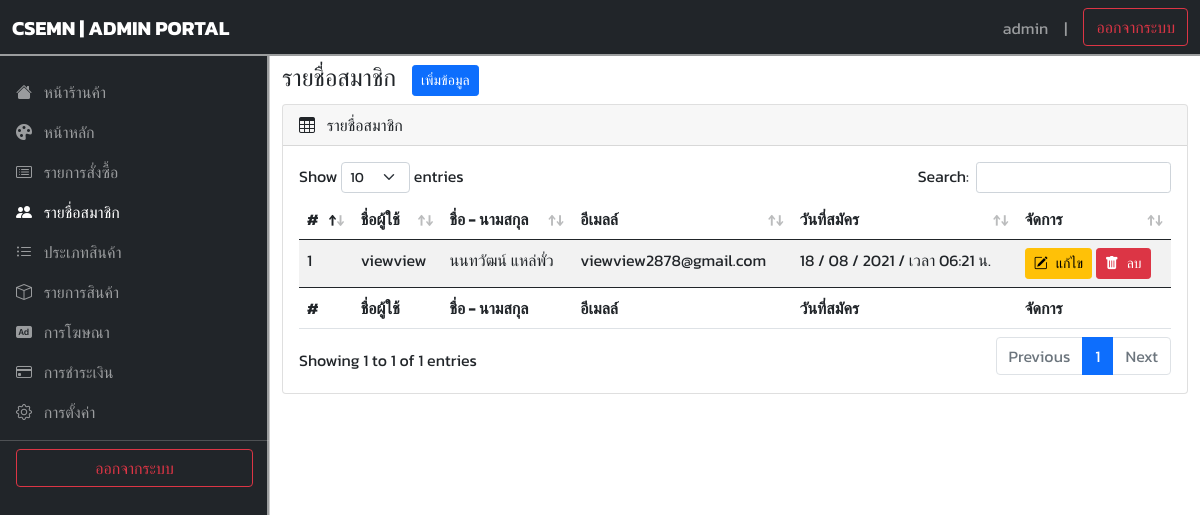
The page /admin/pages/users/index.php (signed in) on the database its author committed.
### tables this page shows
CREATE TABLE `users` (
  `id` int(11) NOT NULL,
  `username` varchar(100) NOT NULL,
  `firstname` varchar(60) NOT NULL,
  `lastname` varchar(60) NOT NULL,
  `email` varchar(100) NOT NULL,
  `password` varchar(100) NOT NULL,
  `admin` tinyint(1) NOT NULL DEFAULT 0,
  `created_at` timestamp NOT NULL DEFAULT current_timestamp()
);

### admin/services/users/users.php (the view)
<?php
try {
    $stmt = $connect->prepare("SELECT * FROM users WHERE admin != 1 ORDER BY created_at ASC");
    $stmt->execute();
    $result = $stmt->fetchAll();
} catch (PDOException $e) {
    echo "เกิดข้อผิดพลาด : " . $e->getMessage();
    exit();
}
$i = 0;
foreach ($result as $user) {
    $i++;
?>
    <tr>
        <td><?= $i ?></td>
        <td style='white-space:nowrap;'><?= $user['username'] ?></td>
        <td style='white-space:nowrap;'><?= $user['firstname'] . " " . $user['lastname'] ?></td>
        <td style='white-space:nowrap;'><?= $user['email'] ?></td>
        <td style='white-space:nowrap;'><?= date("d / m / Y / เวลา H:i น.", strtotime($user['created_at'])) ?></td>
        <td style='white-space:nowrap;'>
            <a href="?users=update&id=<?= $user['id'] ?>" class='btn btn-sm btn-warning'><i class='bi bi-pencil-square me-2'></i>แก้ไข</a>
            <a href="?users=delete&id=<?= $user['id'] ?>" class='btn btn-sm btn-danger' onclick="return confirm('ต้องการลบบัญชีสมาชิกนี้ ? ')"><i class='bi bi-trash-fill me-2'></i>ลบ</a>
        </td>
    </tr>
<?php
}
?>

### admin/assets/css/styleAdmin.css (style rules this page uses)
* { font-family: 'Kanit', sans-serif; margin: 0; padding: 0; box-sizing: border-box; }
:root { --offcanvas-width: 270px; --topNavbarHeight: 56px; }
@media (min-width: 992px) { body { overflow: auto !important; } }

### rows shown on the page
users: username "viewview", firstname "นนทวัฒน์", lastname "แหล่พั่ว", email "viewview2878@gmail.com", created_at "18 / 08 / 2021 / เวลา 06:21 น."

### other values the page prints
$_SESSION['U_USERNAME'] "admin"
